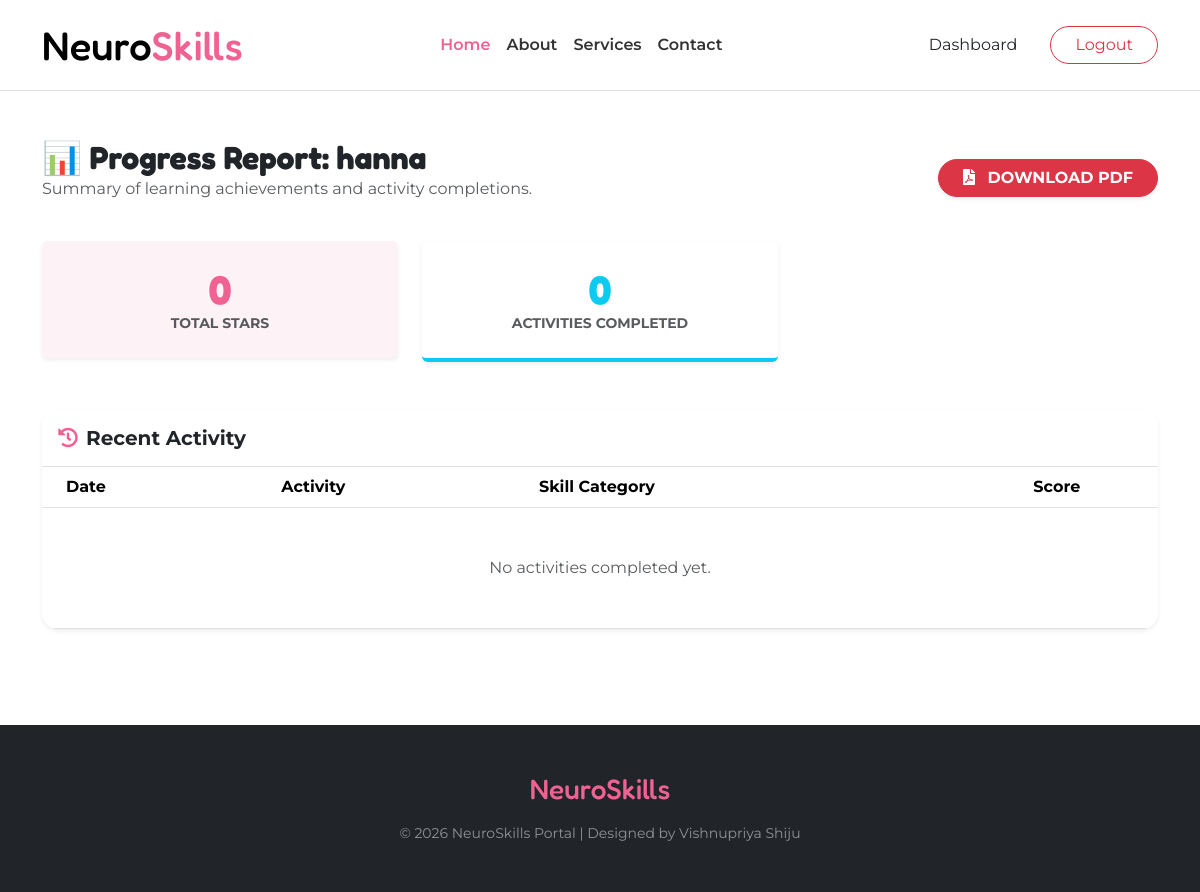
The page /child/8/report/ (signed in) on the database as committed earlier.
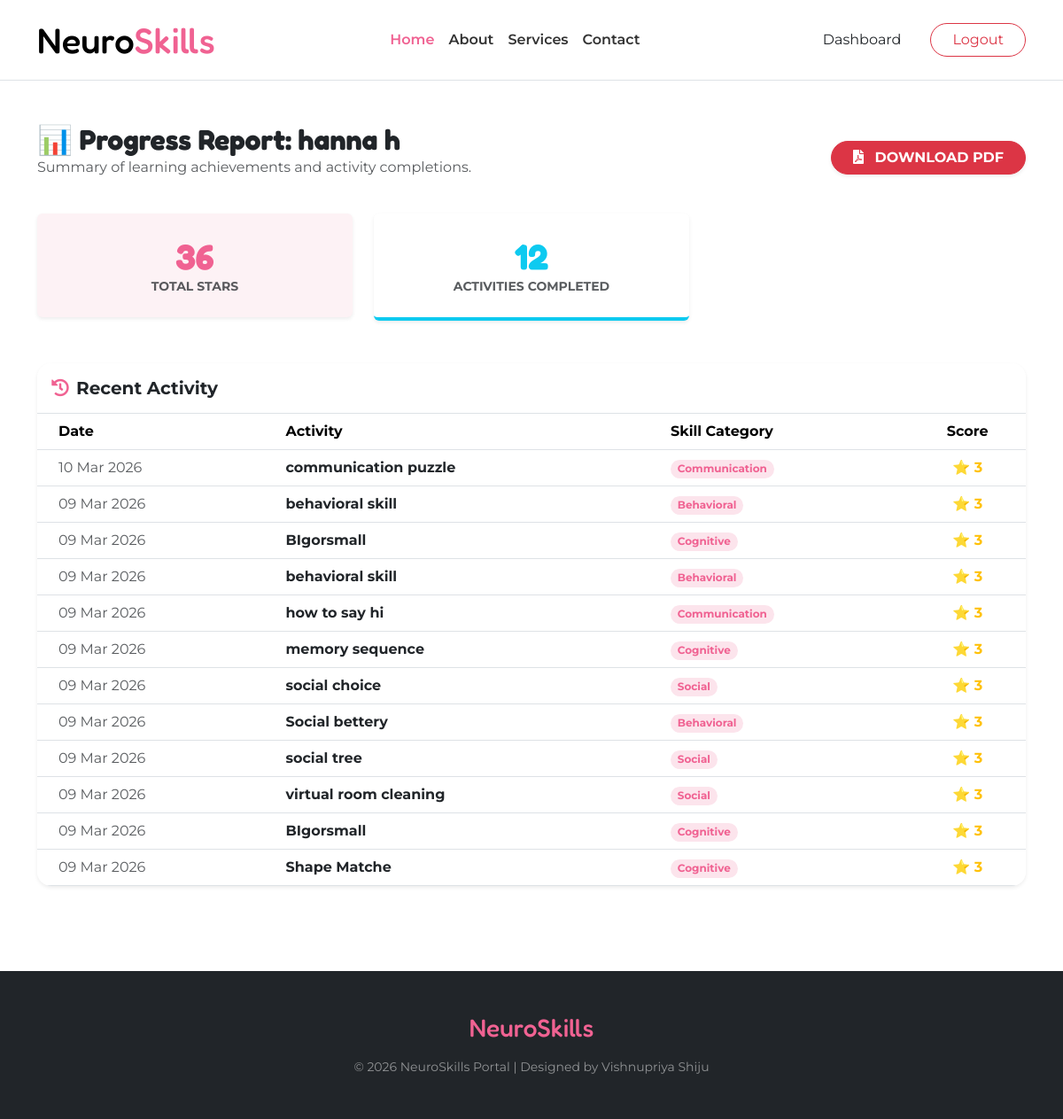
The same page on the database as committed later.
### accounts/models.py (models this page shows, shortened)
class ChildProfile(models.Model):
    user = models.OneToOneField(
        settings.AUTH_USER_MODEL,
        on_delete=models.CASCADE,
        related_name='child_profile',
        null=True, # Allow null for old records
        blank=True
    )
    parent = models.ForeignKey(
        settings.AUTH_USER_MODEL,
        on_delete=models.CASCADE,
        related_name='children'
    )
    name = models.CharField(max_length=100)
    age = models.PositiveIntegerField()
    current_streak = models.PositiveIntegerField(
        default=0,
        help_text="Consecutive days of activity"
    )
    last_activity_date = models.DateField(
        null=True,
        blank=True,
        help_text="The last date a lesson was completed"
    )
    LEARNING_STYLES = (
        ('visual', 'Visual (Images/Videos)'),
        ('audio', 'Auditory (Sound/Music)'),
        ('kinesthetic', 'Activity-based (Interactive)'),
    )
    learning_style = models.CharField(max_length=20, choices=LEARNING_STYLES, default='visual')
    SENSORY_MODES = (
        ('low', 'Low Stimulation (Calm/Minimal)'),
        ('high', 'High Engagement (Vibrant/Active)'),
        ('neutral', 'Standard Mode'),
    )
    sensory_mode = models.CharField(max_length=20, choices=SENSORY_MODES, default='neutral')
    reward_preference = models.CharField(max_length=20, default='stars')
    diagnosis = models.CharField(max_length=150, blank=True, null=True, verbose_name="Primary Focus Area")
    notes = models.TextField(blank=True, verbose_name="Sensory Triggers or Notes")
    autism_percentage = models.FloatField(default=0.0)
    is_high_sensitivity = models.BooleanField(default=False)
    created_at = models.DateTimeField(auto_now_add=True)
    updated_at = models.DateTimeField(auto_now=True)
    relationship_to_child = models.CharField(max_length=50, blank=True)
    gender = models.CharField(max_length=20, blank=True)
    autism_level = models.CharField(max_length=50, blank=True) # Mild, Moderate, Severe
    diagnosis_type = models.CharField(max_length=50, blank=True) # Autism, ADHD, Both
    interests = models.TextField(blank=True, help_text="Comma separated: Animals, Numbers, Music, Colors, Stories")
    sensory_sensitivity = models.TextField(blank=True)
    child_photo = models.ImageField(upload_to='child_photos/', null=True, blank=True)

class ActivityProgress(models.Model):
    child = models.ForeignKey(ChildProfile, on_delete=models.CASCADE)
    lesson = models.ForeignKey(Lesson, on_delete=models.CASCADE)
    completed_at = models.DateTimeField(auto_now_add=True)
    stars_earned = models.IntegerField(default=1)

class Lesson(models.Model):
    ACTIVITY_TYPE_CHOICES = (
        ('none', 'General Lesson (No Game)'),
        ('matching', 'Matching Game'),
        ('sequencing', 'Sequencing Task'),
        ('emotion', 'Emotion Recognition'),
        ('memory', 'Memory Game'),
        ('drag_drop', 'Drag and Drop'),
    )
    contributor = models.ForeignKey(User, on_delete=models.CASCADE)
    title = models.CharField(max_length=200)
    is_activity = models.BooleanField(default=False)
    activity_type = models.CharField(max_length=20, choices=ACTIVITY_TYPE_CHOICES, default='none')
    admin_notes = models.TextField(blank=True, null=True)
    duration_minutes = models.IntegerField(default=0)
    skill_category = models.CharField(max_length=100)
    target_age_group = models.CharField(max_length=50)
    difficulty_level = models.CharField(max_length=50)
    learning_objectives = models.TextField(blank=True, null=True)
    description = models.TextField(blank=True, null=True)
    content_type = models.CharField(max_length=50) # 'video', 'pdf', 'youtube', etc.
    file = models.FileField(upload_to='lessons/files/', blank=True, null=True) # Set blank=True if using URL instead
    thumbnail = models.ImageField(upload_to='lessons/thumbs/', blank=True, null=True)
    video_url = models.URLField(blank=True, null=True, help_text="Paste YouTube link here")
    is_approved = models.BooleanField(default=False)
    created_at = models.DateTimeField(auto_now_add=True)

### accounts/views.py (the view)
# urls.py: path('child/<int:child_id>/report/', views.parent_report_view, name='parent_report'),
@login_required
def parent_report_view(request, child_id):
    child = get_object_or_404(ChildProfile, id=child_id, parent=request.user)
    progress_records = ActivityProgress.objects.filter(child=child).select_related('lesson').order_by('-completed_at')
    total_stars = progress_records.aggregate(Sum('stars_earned'))['stars_earned__sum'] or 0
    activities_count = progress_records.count()
    return render(request, 'accounts/parent/report.html', {
        'child': child,
        'records': progress_records,
        'total_stars': total_stars,      # Matches template {{ total_stars }}
        'activities_count': activities_count # Matches template {{ activities_count }}
    })

### accounts/templates/accounts/parent/report.html
{% extends "base.html" %}
{% block content %}
<div class="container py-5">
    <div class="d-flex justify-content-between align-items-center mb-4">
        <div>
            <h2 class="fw-bold mb-0">📊 Progress Report: {{ child.name }}</h2>
            <p class="text-muted">Summary of learning achievements and activity completions.</p>
        </div>
        <a href="{% url 'download_report' child.id %}" class="btn btn-danger rounded-pill px-4 fw-bold shadow-sm">
            <i class="fas fa-file-pdf me-2"></i> DOWNLOAD PDF
        </a>
    </div>
    <div class="row g-4 mb-5">
        <div class="col-md-4">
            <div class="card shadow-sm border-0 p-4 text-center" style="background: #fdf2f5;">
                <h1 class="text-pink fw-bold mb-0">{{ total_stars }}</h1>
                <small class="text-muted fw-bold">TOTAL STARS</small>
            </div>
        </div>
        <div class="col-md-4">
            <div class="card shadow-sm border-0 p-4 text-center bg-white border-bottom border-info border-4">
                <h1 class="text-info fw-bold mb-0">{{ activities_count }}</h1>
                <small class="text-muted fw-bold">ACTIVITIES COMPLETED</small>
            </div>
        </div>
    </div>
    <div class="card border-0 shadow-sm rounded-4 overflow-hidden">
        <div class="card-header bg-white py-3 border-bottom">
            <h5 class="mb-0 fw-bold"><i class="fas fa-history text-pink me-2"></i>Recent Activity</h5>
        </div>
        <div class="table-responsive">
            <table class="table table-hover align-middle mb-0">
                <thead class="bg-light">
                    <tr>
                        <th class="ps-4">Date</th>
                        <th>Activity</th>
                        <th>Skill Category</th>
                        <th class="text-center">Score</th>
                    </tr>
                </thead>
                <tbody>
                    {% for record in records %}
                    <tr>
                        <td class="ps-4 text-muted">{{ record.completed_at|date:"d M Y" }}</td>
                        <td><span class="fw-bold text-dark">{{ record.lesson.title }}</span></td>
                        <td><span class="badge bg-soft-pink text-pink rounded-pill">{{ record.lesson.skill_category|title }}</span></td>
                        <td class="text-center text-warning fw-bold">⭐ {{ record.stars_earned }}</td>
                    </tr>
                    {% empty %}
                    <tr>
                        <td colspan="4" class="text-center py-5 text-muted">No activities completed yet.</td>
                    </tr>
                    {% endfor %}
                </tbody>
            </table>
        </div>
    </div>
</div>
{% endblock %}

### accounts/templates/base.html (shortened to what this page needs)
{% load static %}
<!DOCTYPE html>
<html lang="en">
<head>
    <link rel="stylesheet" href="https://use.fontawesome.com/releases/v5.15.4/css/all.css">
    <link href="https://cdn.jsdelivr.net/npm/bootstrap-icons@1.11.1/font/bootstrap-icons.css" rel="stylesheet">
    <link rel="stylesheet" href="https://cdnjs.cloudflare.com/ajax/libs/animate.css/4.1.1/animate.min.css">
    <link href="https://cdn.jsdelivr.net/npm/bootstrap@5.3.3/dist/css/bootstrap.min.css" rel="stylesheet">
</head>
<body>
<div class="container-fluid border-bottom sticky-top">
    <div class="container">
        <nav class="navbar navbar-expand-xl navbar-light py-3">
            <a href="{% url 'home' %}" class="navbar-brand">
                <h1 class="mb-0">Neuro<span class="text-pink">Skills</span></h1>
            </a>
            <div class="collapse navbar-collapse" id="navbarCollapse">
                <div class="navbar-nav mx-auto">
                    <a href="{% url 'home' %}" class="nav-item nav-link active">Home</a>
                    <a href="#about" class="nav-item nav-link">About</a>
                    <a href="#services" class="nav-item nav-link">Services</a>
                    <a href="#contact" class="nav-item nav-link">Contact</a>
                </div>
                <div class="d-flex align-items-center">
    {% if user.is_authenticated %}
        <a href="{% url 'role_dashboard' %}" class="btn btn-outline-pink me-2 px-4 rounded-pill">Dashboard</a>
        <form action="{% url 'logout' %}" method="post" class="d-inline">
            <button type="submit" class="btn btn-outline-danger px-4 rounded-pill">Logout</button>
        </form>
    {% else %}
        <a href="{% url 'login' %}" class="btn btn-outline-pink me-2 px-4 rounded-pill">Sign In</a>
        <a href="{% url 'register' %}" class="btn btn-pink px-4">Register</a>
    {% endif %}
</div>
            </div>
        </nav>
    </div>
</div>
<main>
    {% block content %}{% endblock %}
</main>
<footer class="container-fluid bg-dark text-white py-5 mt-5">
    <div class="container text-center">
        <h3 class="text-pink mb-3">NeuroSkills</h3>
        <p class="mb-0 small text-white-50">© 2026 NeuroSkills Portal | Designed by Vishnupriya Shiju</p>
    </div>
</footer>
</body>
</html>

### accounts/templates/base.html (style rules this page uses)
:root { --primary-pink: #f06292; --deep-pink: #e91e63; --pure-white: #ffffff; --text-dark: #333333; }
body { font-family: 'Montserrat', sans-serif; background-color: var(--pure-white); }
h1, h2, h3, h4, .navbar-brand { font-family: 'Fredoka', sans-serif; }
.text-pink { color: var(--primary-pink) !important; }
.navbar { background-color: var(--pure-white) !important; }
.nav-link { color: var(--text-dark) !important; font-weight: 600; }
.nav-link:hover, .nav-link.active { color: var(--primary-pink) !important; }
.bg-soft-pink { background-color: #fce4ec !important; }

Rows that differ between the two databases and show on the page:
changed ChildProfile: name "hanna" → "hanna h"
added ActivityProgress: completed_at "10 Mar 2026", lesson "communication puzzle", lesson.skill_category "Communication", stars_earned "3"
added ActivityProgress: completed_at "09 Mar 2026", lesson "behavioral skill", lesson.skill_category "Behavioral", stars_earned "3"
added ActivityProgress: completed_at "09 Mar 2026", lesson "BIgorsmall", lesson.skill_category "Cognitive", stars_earned "3"
added ActivityProgress: completed_at "09 Mar 2026", lesson "behavioral skill", lesson.skill_category "Behavioral", stars_earned "3"
added ActivityProgress: completed_at "09 Mar 2026", lesson "how to say hi", lesson.skill_category "Communication", stars_earned "3"
added ActivityProgress: completed_at "09 Mar 2026", lesson "memory sequence", lesson.skill_category "Cognitive", stars_earned "3"
added ActivityProgress: completed_at "09 Mar 2026", lesson "social choice", lesson.skill_category "Social", stars_earned "3"
added ActivityProgress: completed_at "09 Mar 2026", lesson "Social bettery", lesson.skill_category "Behavioral", stars_earned "3"
added ActivityProgress: completed_at "09 Mar 2026", lesson "social tree", lesson.skill_category "Social", stars_earned "3"
added ActivityProgress: completed_at "09 Mar 2026", lesson "virtual room cleaning", lesson.skill_category "Social", stars_earned "3"
added ActivityProgress: completed_at "09 Mar 2026", lesson "BIgorsmall", lesson.skill_category "Cognitive", stars_earned "3"
added ActivityProgress: completed_at "09 Mar 2026", lesson "Shape Matche", lesson.skill_category "Cognitive", stars_earned "3"
Other text that changed with them:
{{ total_stars }}: "0" → "36"
{{ activities_count }}: "0" → "12"
text no longer shown: "No activities completed yet."
